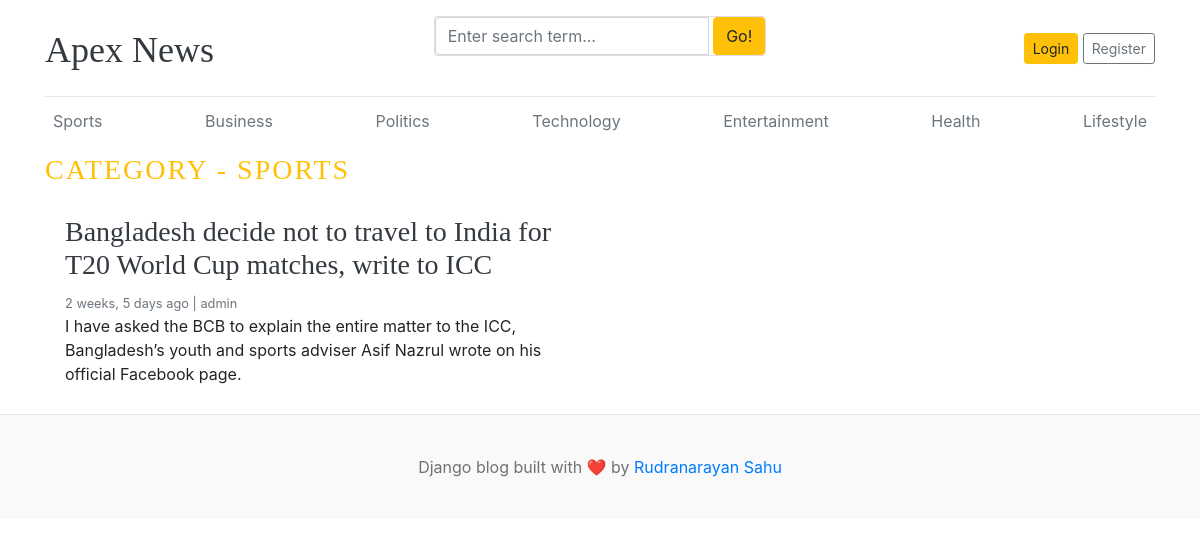
Page /category/1/ on the committed database.
### blogs/models.py (models this page shows, shortened)
class Category(models.Model):
    category_name = models.CharField(max_length=50, unique=True)
    created_at = models.DateTimeField(auto_now_add=True)
    updated_at = models.DateTimeField(auto_now=True)
    class Meta:
        verbose_name = "Category"
        verbose_name_plural = "Categories"
    def __str__(self):
        return self.category_name

class Blog(models.Model):
    title = models.CharField(max_length=200)
    slug = models.SlugField(max_length=200, unique=True, blank=True)
    category = models.ForeignKey(Category, on_delete=models.CASCADE)
    author = models.ForeignKey(User, on_delete=models.CASCADE)
    featured_image = models.ImageField(upload_to='uploads/%Y/%m/%d/',)
    short_description = models.TextField(max_length=500)
    blog_body = models.TextField(max_length=2000)
    status = models.CharField(max_length=20, choices=STATUS_CHOICES, default="Draft")
    is_featured = models.BooleanField(default=False)
    created_at = models.DateTimeField(auto_now_add=True)
    updated_at = models.DateTimeField(auto_now=True)
    class Meta:
        verbose_name = "Blog"
        verbose_name_plural = "Blogs"

### blogs/views.py (the view)
# urls.py: path('<int:category_id>/', views.posts_by_category, name='posts_by_category'),
def posts_by_category(request, category_id):
    posts = Blog.objects.filter(status="Published", category=category_id)
    try:
        category = Category.objects.get(pk=category_id)
    except:
        return redirect('home')
    context = {
        'posts': posts,
        'category': category,
    }
    return render(request, 'posts_by_category.html', context)

### blogs/context_processors.py (called while the page is built)
def get_categories(request):
    from blogs.models import Category
    categories = Category.objects.all()
    return {'categories': categories}

def get_social_links(request):
    social_links = SocialLinks.objects.all()
    return {'social_links': social_links}

### templates/posts_by_category.html (shortened to what this page needs)
{% extends 'base.html' %}
{% block content %}
        <h3 class="text-uppercase text-warning" style="letter-spacing: 2px">
            Category - {{ category }}
        </h3>
        <div class="row mb-2">
            {% if posts %}
            {% for post in posts %}
            <div class="col-md-6">
                <div class="card border-0">
                    <div class="card-body">
                        <h3><a href="{% url 'blogs' post.slug %}" class="text-dark">{{ post.title }}</a></h3>
                        <small class="mb-1 text-muted">{{ post.created_at | timesince }} ago | {{ post.author }}</small>
                        <p class="card-text">{{ post.short_description | truncatewords:30 }}</p>
                    </div>
                </div>
            </div>
            {% endfor %}
            {% else %}
            <p>No posts available in this category.</p>
            {% endif %}
        </div>
            </div>
{% endblock %}

### templates/base.html (shortened to what this page needs)
{% load static %}
<!DOCTYPE html>
<html lang="en">
<head>
    <link href="https://getbootstrap.com/docs/4.0/dist/css/bootstrap.min.css" rel="stylesheet" />
    <link rel="stylesheet" href="https://cdnjs.cloudflare.com/ajax/libs/font-awesome/4.7.0/css/font-awesome.min.css">
    <link href="{% static 'css/blog.css' %}" rel="stylesheet" />
</head>
<body>
    <div class="container">
        <header class="blog-header py-3">
            <div class="row flex-nowrap justify-content-between align-items-center">
                <div class="col-4 pt-1">
                    <a class="blog-header-logo text-dark" href="/">Apex News</a>
                </div>
                <div class="card mb-4">
                        <form action ="{% url 'search_blogs' %}" method="GET">
                            <div class="input-group">
                                <input class="form-control" type="text" name="keyword" value="{{ keyword }}" placeholder="Enter search term..." aria-label="Enter search term..." aria-describedby="button-search" /> &nbsp;
                                <button type="submit" class="btn btn-warning" id="button-search" type="button">Go!</button>
                            </div>
                        </form>
                </div>
                <div class="col-4 d-flex justify-content-end align-items-center">
                    {% if not user.is_authenticated %}
                    <a class="btn btn-sm btn-warning" href="{% url 'login' %}">Login</a> &nbsp;
                    <a class="btn btn-sm btn-outline-secondary" href="{% url 'register' %}">Register</a>
                    {% endif %}
                </div>
            </div>
        </header>
        <div class="nav-scroller py-1 mb-2">
            <nav class="nav d-flex justify-content-between">
                {% for category in categories %}
                <a class="p-2 text-muted" href="{% url 'posts_by_category' category.id %}">{{ category.category_name }}</a>
                {% endfor %}
            </nav>
        </div>
    {% block content %}
    {% endblock %}
    <footer class="blog-footer">
        <p>Django blog built with ❤️ by <a href="#">Rudranarayan Sahu</a></p>
    </footer>
</body>
</html>

### blog_main/static/css/blog.css (style rules this page uses)
.blog-header { border-bottom: 1px solid #e5e5e5; }
.blog-header-logo { font-family: "Playfair Display", Georgia, "Times New Roman", serif; font-size: 2.25rem; }
h1, h2, h3, h4, h5, h6 { font-family: "Playfair Display", Georgia, "Times New Roman", serif; }
.blog-footer { padding: 2.5rem 0; color: #727272; text-align: center; background-color: #f9f9f9; border-top: .05rem solid #e5e5e5; }
.blog-footer p:last-child { margin-bottom: 0; }

### rows in the picture
Category: category_name "Sports", category_name "SPORTS"
Category: category_name "Business"
Category: category_name "Politics"
Category: category_name "Technology"
Category: category_name "Entertainment"
Category: category_name "Health"
Category: category_name "Lifestyle"
Blog: title "Bangladesh decide not to travel to India for T20 World Cup matches, write to ICC", created_at "2 weeks, 5 days", author "admin", short_description "I have asked the BCB to explain the entire matter to the ICC, Bangladesh’s youth and sports adviser Asif Nazrul wrote on his official Facebook page."
